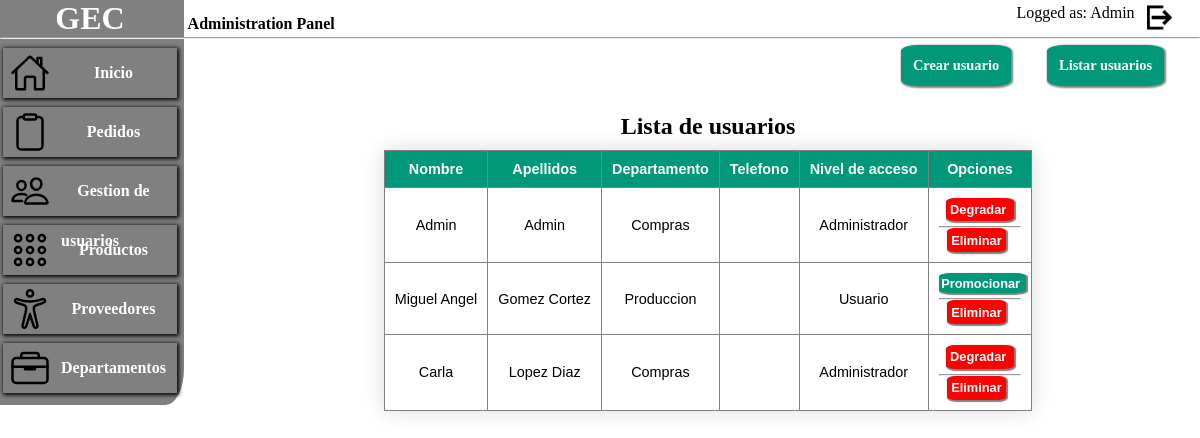
Screenshot of /Controllers/usuarios.php?accion=listar (signed in) with the database file from the repository.
### tables this page shows
CREATE TABLE Empleado (
    Empleado_ID int NOT NULL UNIQUE,
    Dep_ID int ,
    Emp_Nombre VARCHAR(50) NOT NULL,
    Emp_Apellido VARCHAR(75) NOT NULL,
    Emp_Password VARCHAR(255) NOT NULL,
    Emp_Telf int(25) ,
    Is_Emp_Respon int NOT NULL,
    PRIMARY KEY (Empleado_ID),
    FOREIGN KEY (Dep_ID) REFERENCES Departamento(Dep_ID)
    ON DELETE CASCADE
);

CREATE TABLE Departamento ( 
    Dep_ID INT NOT NULL,
    Dep_Nombre VARCHAR(100) NOT NULL,
    Dep_Telefono INT(10) NULL,
    PRIMARY KEY (Dep_ID)
 );

### Models/usuarioModel.php (called while the page is built, shortened)
<?php
class Empleado
{
    public function getAllEmpleadosConDep(){
        $conn = database::getConnection();
        $query = " SELECT * FROM `Empleado` e inner join `Departamento` d on e.Dep_ID=d.Dep_ID";
        $empleados = mysqli_query($conn, $query);
        return $empleados;
    }
}

### Controllers/usuarios.php (the view, shortened to what this page needs)
<?php
require_once '../Views/header.php';
require_once '../Views/menu.php';
require_once '../Models/usuarioModel.php';
?>
<?php  if(isset($_SESSION['admin']) ) : ?>
    <div id="contendor_resumen">
        <a class="menuButton submit" href="usuarios.php?accion=listar">Listar usuarios</a>
        <a class="menuButton submit" href="usuarios.php?accion=nuevo">Crear usuario</a>
    </div>
<?php endif; ?>
<?php
if (isset($_GET['accion']) || isset($_POST['accion'])) {
    $accion = $_GET['accion'] ? $_GET['accion'] : $_POST['accion'];
    switch ($accion) {
        case 'listar':
            mostrarEmpleados();
            break;
    }
}
?>
<?php function mostrarEmpleados()
{
    $empleados = new Empleado();
    $todos_empleados = $empleados->getAllEmpleadosConDep();
?>
    <div class="table_frame">
    <h2 class="titulo">Lista de usuarios</h2>
        <div class="create_pedidos_form" id="create_form">
            <table>
                <thead>
                    <tr>
                        <th>Nombre</th>
                        <th>Apellidos</th>
                        <th>Departamento</th>
                        <th>Telefono</th>
                        <th>Nivel de acceso</th>
                        <th>Opciones</th>
                    </tr>
                </thead>
                <tbody>
                    <?php if ($todos_empleados) : ?>
                        <?php while ($empleado = $todos_empleados->fetch_assoc()) : ?>
                            <tr>
                                <td><?= $empleado['Emp_Nombre'] ?></td>
                                <td><?= $empleado['Emp_Apellido'] ?></td>
                                <td><?= $empleado['Dep_Nombre'] ?></td>
                                <td><?= $empleado['Emp_Telf'] ?></td>
                                <td>
                                    <?php
                                    switch ($empleado['Is_Emp_Respon']) {
                                        case '0':
                                            echo 'Usuario';
                                            break;
                                        case '1':
                                            echo 'Administrador';
                                            break;
                                    } ?>
                                <td>
                                    <?php if ($empleado['Is_Emp_Respon'] == 0) : ?>
                                        <form action="usuarios.php" method="post">
                                            <input class="button button_input_habilitar" type="submit" value="Promocionar " onclick="return  confirm('Seguro que desea promocionar a este empleado a administrador del sistema?')">
                                        </form>
                                    <?php else : ?>
                                        <form action="usuarios.php" method="post">
                                            <input class="button button_input_deshabilitar " type="submit" value="Degradar " onclick="return  confirm('Seguro que desea degradar a usuario a este empleado ?')">
                                        </form>
                                    <?php endif ?>
                                    <hr>
                                    <form class="action_form" action="usuarios.php" method="post">
                                        <input class="button button_input_eliminar " type="submit" value="Eliminar" ">
                                    </form>
                                </td>
                            </tr>
                        <?php endwhile ?>
                    <?php endif ?>
                </tbody>
            </table>
        </div>
    </div>
<?php } ?>

### css/style.css (style rules this page uses)
* { margin: 0px auto; padding: 0%; }
.titulo { text-align: center; margin-bottom: 10px; }
.button { border: none; padding: 2%; border-radius: 15%; font-size: 0.8rem !important; background-color: rgba(128, 128, 128, 0.487); cursor: pointer; color: white; text-decoration: none; font-weight: bolder; }
.menuButton { border: none; padding: 1%; border-radius: 15%; font-size: 0.9rem !important; float: right; margin-right: 3%; margin-top: 0.5%; box-shadow: 1px 1px 2px 1px grey; cursor: pointer; background-color: #009879; text-decoration: none; color: white; }
.submit { background-color: #009879; font-weight: bolder; }
.button_input_eliminar { background-color: red !important; padding: 6%; box-shadow: 1px 1px 1px 1px grey; }
.action_form { margin-right: 7px; }
.button_input_habilitar { background-color: #009879 !important; padding: 3%; box-shadow: 1px 1px 1px 1px grey; margin-bottom:5px; }
.button_input_deshabilitar { margin-bottom: 5px; background-color: red !important; padding: 5%; box-shadow: 1px 1px 1px 1px grey; }
#contendor_resumen { width: 100%; height: 50px; }
#contendor_resumen * { display: inline-block; }
.table_frame { padding: 1%; width: 80%; float: right; margin-top: 1%; }
table { border-collapse: collapse !important; font-size: 0.9em; font-family: sans-serif; box-shadow: 0 0 20px rgba(0, 0, 0, 0.15); }
thead tr { background-color: #009879; color: #ffffff; text-align: left; }
tbody tr { border-bottom: 1px solid #dddddd; }
th, td { padding: 10px; border: 1px solid grey; text-align: center !important; }
.create_pedidos_form { width: 80%; margin: 0px auto; text-align: center; }

### rows the page displays
empleado: Emp_Nombre "Admin", Emp_Apellido "Admin", Dep_ID.Dep_Nombre "Compras", Is_Emp_Respon "Administrador"
empleado: Emp_Nombre "Miguel Angel", Emp_Apellido "Gomez Cortez", Dep_ID.Dep_Nombre "Produccion", Is_Emp_Respon "Usuario"
empleado: Emp_Nombre "Carla", Emp_Apellido "Lopez Diaz", Dep_ID.Dep_Nombre "Compras", Is_Emp_Respon "Administrador"

### other values shown
$_SESSION['usuario_name'] "Admin"
